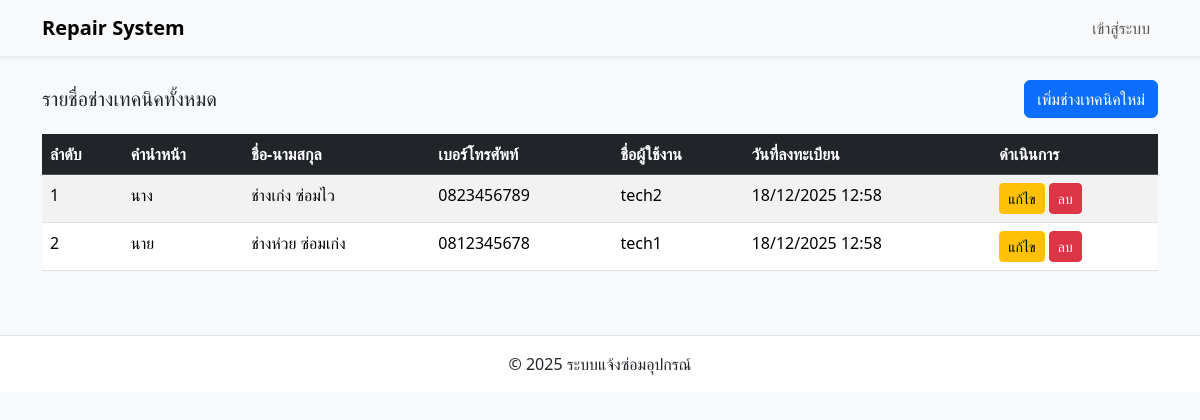
The page /frontend/admin/technical.php on the database its author committed.
### tables this page shows
CREATE TABLE technical (
    id INT AUTO_INCREMENT PRIMARY KEY,
    title VARCHAR(10) NOT NULL,
    firstname VARCHAR(255) NOT NULL,
    lastname VARCHAR(255) NOT NULL,
    phone VARCHAR(20),
    auth_id INT NOT NULL,
    created_at TIMESTAMP DEFAULT CURRENT_TIMESTAMP,
    FOREIGN KEY (auth_id) REFERENCES auth(id) ON DELETE CASCADE
);

### frontend/admin/technical.php (the view, shortened to what this page needs)
<?php
require_once('../../configs/connect.php');
try {
    $stmt = $conn->query("
        SELECT t.*, a.username, a.created_at as auth_created_at
        FROM technical t
        LEFT JOIN auth a ON t.auth_id = a.id
        ORDER BY t.firstname ASC
    ");
    $technicals = $stmt->fetchAll();
} catch (PDOException $e) {
    die("Query Failed: " . $e->getMessage());
}
?>
<!doctype html>
<html lang="th">
<head>
    <link href="https://cdn.jsdelivr.net/npm/bootstrap@5.3.2/dist/css/bootstrap.min.css" rel="stylesheet" />
</head>
<body class="bg-light">
    <?php require_once '../layouts/navbar.php'?>
    <main class="container mt-4">
        <div class="d-flex justify-content-between align-items-center mb-3">
            <h2 class="h5 mb-0">รายชื่อช่างเทคนิคทั้งหมด</h2>
            <a href="form_technical.php" class="btn btn-primary">เพิ่มช่างเทคนิคใหม่</a>
        </div>
        <div class="table-responsive">
            <table class="table table-striped table-hover">
                <thead class="table-dark">
                    <tr>
                        <th>ลำดับ</th>
                        <th>คำนำหน้า</th>
                        <th>ชื่อ-นามสกุล</th>
                        <th>เบอร์โทรศัพท์</th>
                        <th>ชื่อผู้ใช้งาน</th>
                        <th>วันที่ลงทะเบียน</th>
                        <th>ดำเนินการ</th>
                    </tr>
                </thead>
                <tbody>
                    <?php if (count($technicals) > 0): ?>
                        <?php foreach ($technicals as $index => $technical): ?>
                            <tr>
                                <td><?= $index + 1 ?></td>
                                <td><?= htmlspecialchars($technical['title']) ?></td>
                                <td><?= htmlspecialchars($technical['firstname'] . ' ' . $technical['lastname']) ?></td>
                                <td><?= htmlspecialchars($technical['phone'] ?? '-') ?></td>
                                <td><?= htmlspecialchars($technical['username'] ?? '-') ?></td>
                                <td><?= $technical['auth_created_at'] ? date('d/m/Y H:i', strtotime($technical['auth_created_at'])) : '-' ?></td>
                                <td>
                                    <a href="form_technical.php?id=<?= $technical['id'] ?>" class="btn btn-warning btn-sm">แก้ไข</a>
                                    <a href="../../backend/technical_action.php?delete_technical=<?= $technical['id'] ?>"
                                       class="btn btn-danger btn-sm"
                                       onclick="return confirm('คุณต้องการลบช่างเทคนิคนี้หรือไม่?')">ลบ</a>
                                </td>
                            </tr>
                        <?php endforeach; ?>
                    <?php else: ?>
                        <tr>
                            <td colspan="7" class="text-center">ไม่มีข้อมูลช่างเทคนิค</td>
                        </tr>
                    <?php endif; ?>
                </tbody>
            </table>
        </div>
    </main>
  <?php require_once '../layouts/footer.php'?>
</body>
</html>

### rows shown on the page
technical: title "นาง", firstname+lastname "ช่างเก่ง ซ่อมไว", phone "0823456789", auth.username "tech2", auth.created_at "18/12/2025 12:58"
technical: title "นาย", firstname+lastname "ช่างห่วย ซ่อมเก่ง", phone "0812345678", auth.username "tech1", auth.created_at "18/12/2025 12:58"
